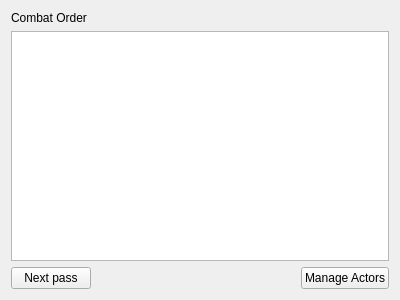
<?xml version="1.0" encoding="UTF-8"?>
<ui version="4.0">
 <class>CombatSimClass</class>
 <widget class="QWidget" name="CombatSimClass">
  <property name="geometry">
   <rect>
    <x>0</x>
    <y>0</y>
    <width>400</width>
    <height>300</height>
   </rect>
  </property>
  <property name="windowTitle">
   <string>CombatSim</string>
  </property>
  <layout class="QVBoxLayout" name="verticalLayout">
   <item>
    <widget class="QLabel" name="label">
     <property name="text">
      <string>Combat Order</string>
     </property>
    </widget>
   </item>
   <item>
    <widget class="QTableView" name="actorsView">
     <property name="dragDropOverwriteMode">
      <bool>false</bool>
     </property>
     <property name="alternatingRowColors">
      <bool>true</bool>
     </property>
     <property name="selectionMode">
      <enum>QAbstractItemView::NoSelection</enum>
     </property>
     <property name="showGrid">
      <bool>false</bool>
     </property>
     <attribute name="horizontalHeaderHighlightSections">
      <bool>false</bool>
     </attribute>
     <attribute name="verticalHeaderHighlightSections">
      <bool>false</bool>
     </attribute>
     <attribute name="horizontalHeaderHighlightSections">
      <bool>false</bool>
     </attribute>
     <attribute name="verticalHeaderHighlightSections">
      <bool>false</bool>
     </attribute>
    </widget>
   </item>
   <item>
    <layout class="QHBoxLayout" name="horizontalLayout">
     <item>
      <widget class="QPushButton" name="nextPass">
       <property name="text">
        <string>Next pass</string>
       </property>
      </widget>
     </item>
     <item>
      <spacer name="horizontalSpacer">
       <property name="orientation">
        <enum>Qt::Horizontal</enum>
       </property>
       <property name="sizeHint" stdset="0">
        <size>
         <width>40</width>
         <height>20</height>
        </size>
       </property>
      </spacer>
     </item>
     <item>
      <widget class="QPushButton" name="switchToInput">
       <property name="text">
        <string>Manage Actors</string>
       </property>
      </widget>
     </item>
    </layout>
   </item>
  </layout>
 </widget>
 <layoutdefault spacing="6" margin="11"/>
 <resources/>
 <connections/>
</ui>
